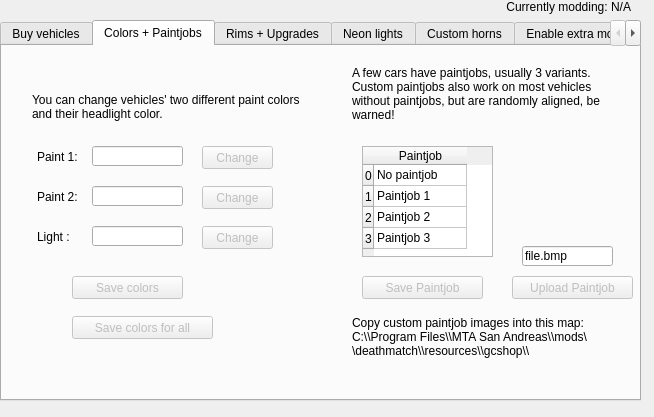
<?xml version="1.0" encoding="UTF-8"?>
<ui version="4.0">
 <class>modshopWidget</class>
 <widget class="QWidget" name="modshopWidget">
  <property name="geometry">
   <rect>
    <x>0</x>
    <y>0</y>
    <width>654</width>
    <height>417</height>
   </rect>
  </property>
  <property name="windowTitle">
   <string>Form</string>
  </property>
  <widget class="QTabWidget" name="modshopTabs">
   <property name="geometry">
    <rect>
     <x>0</x>
     <y>20</y>
     <width>641</width>
     <height>381</height>
    </rect>
   </property>
   <property name="tabPosition">
    <enum>QTabWidget::North</enum>
   </property>
   <property name="currentIndex">
    <number>1</number>
   </property>
   <widget class="QWidget" name="tabBuyVehicle">
    <attribute name="title">
     <string>Buy vehicles</string>
    </attribute>
    <widget class="QTableWidget" name="carsTable">
     <property name="geometry">
      <rect>
       <x>20</x>
       <y>24</y>
       <width>321</width>
       <height>311</height>
      </rect>
     </property>
     <property name="verticalScrollBarPolicy">
      <enum>Qt::ScrollBarAlwaysOn</enum>
     </property>
     <property name="sortingEnabled">
      <bool>false</bool>
     </property>
     <property name="columnCount">
      <number>2</number>
     </property>
     <column>
      <property name="text">
       <string>Vehicle</string>
      </property>
     </column>
     <column>
      <property name="text">
       <string>ID</string>
      </property>
     </column>
    </widget>
    <widget class="QPushButton" name="buyVehicleButton">
     <property name="enabled">
      <bool>false</bool>
     </property>
     <property name="geometry">
      <rect>
       <x>380</x>
       <y>60</y>
       <width>75</width>
       <height>23</height>
      </rect>
     </property>
     <property name="text">
      <string>Buy vehicle</string>
     </property>
    </widget>
    <widget class="QLabel" name="labelPrice">
     <property name="geometry">
      <rect>
       <x>380</x>
       <y>30</y>
       <width>141</width>
       <height>16</height>
      </rect>
     </property>
     <property name="text">
      <string>Current price : 550 GC</string>
     </property>
    </widget>
    <widget class="QCheckBox" name="checkBox">
     <property name="enabled">
      <bool>false</bool>
     </property>
     <property name="geometry">
      <rect>
       <x>430</x>
       <y>240</y>
       <width>111</width>
       <height>17</height>
      </rect>
     </property>
     <property name="text">
      <string>Headlight colors</string>
     </property>
    </widget>
    <widget class="QLabel" name="labelUpgradeOptions">
     <property name="enabled">
      <bool>false</bool>
     </property>
     <property name="geometry">
      <rect>
       <x>390</x>
       <y>190</y>
       <width>121</width>
       <height>16</height>
      </rect>
     </property>
     <property name="text">
      <string>Available upgrades:</string>
     </property>
    </widget>
    <widget class="QCheckBox" name="checkBox_2">
     <property name="enabled">
      <bool>false</bool>
     </property>
     <property name="geometry">
      <rect>
       <x>430</x>
       <y>260</y>
       <width>111</width>
       <height>17</height>
      </rect>
     </property>
     <property name="text">
      <string>Customized rims</string>
     </property>
    </widget>
    <widget class="QCheckBox" name="checkBox_3">
     <property name="enabled">
      <bool>false</bool>
     </property>
     <property name="geometry">
      <rect>
       <x>430</x>
       <y>280</y>
       <width>111</width>
       <height>17</height>
      </rect>
     </property>
     <property name="text">
      <string>Body mods</string>
     </property>
    </widget>
    <widget class="QCheckBox" name="checkBox_4">
     <property name="enabled">
      <bool>false</bool>
     </property>
     <property name="geometry">
      <rect>
       <x>430</x>
       <y>220</y>
       <width>111</width>
       <height>17</height>
      </rect>
     </property>
     <property name="text">
      <string>Vehicle colors: 1</string>
     </property>
    </widget>
    <widget class="QCheckBox" name="checkBox_5">
     <property name="enabled">
      <bool>false</bool>
     </property>
     <property name="geometry">
      <rect>
       <x>430</x>
       <y>300</y>
       <width>111</width>
       <height>17</height>
      </rect>
     </property>
     <property name="text">
      <string>Paintjobs: 3</string>
     </property>
    </widget>
    <widget class="QPushButton" name="upgradeVehicleButton">
     <property name="enabled">
      <bool>false</bool>
     </property>
     <property name="geometry">
      <rect>
       <x>380</x>
       <y>100</y>
       <width>131</width>
       <height>23</height>
      </rect>
     </property>
     <property name="text">
      <string>Upgrade this vehicle</string>
     </property>
    </widget>
    <widget class="QPushButton" name="viewVehicleButton">
     <property name="enabled">
      <bool>false</bool>
     </property>
     <property name="geometry">
      <rect>
       <x>380</x>
       <y>140</y>
       <width>131</width>
       <height>23</height>
      </rect>
     </property>
     <property name="text">
      <string>View current vehicle</string>
     </property>
    </widget>
   </widget>
   <widget class="QWidget" name="tabVehicleColors">
    <attribute name="title">
     <string>Colors + Paintjobs</string>
    </attribute>
    <widget class="QLabel" name="lblCol1">
     <property name="geometry">
      <rect>
       <x>35</x>
       <y>100</y>
       <width>51</width>
       <height>21</height>
      </rect>
     </property>
     <property name="text">
      <string>Paint 1:</string>
     </property>
    </widget>
    <widget class="QLineEdit" name="editCol1">
     <property name="enabled">
      <bool>true</bool>
     </property>
     <property name="geometry">
      <rect>
       <x>90</x>
       <y>100</y>
       <width>91</width>
       <height>20</height>
      </rect>
     </property>
     <property name="maxLength">
      <number>11</number>
     </property>
    </widget>
    <widget class="QLineEdit" name="editCol2">
     <property name="enabled">
      <bool>true</bool>
     </property>
     <property name="geometry">
      <rect>
       <x>90</x>
       <y>140</y>
       <width>91</width>
       <height>20</height>
      </rect>
     </property>
     <property name="maxLength">
      <number>11</number>
     </property>
    </widget>
    <widget class="QLabel" name="lblCol2">
     <property name="geometry">
      <rect>
       <x>35</x>
       <y>140</y>
       <width>51</width>
       <height>21</height>
      </rect>
     </property>
     <property name="text">
      <string>Paint 2:</string>
     </property>
    </widget>
    <widget class="QLabel" name="lblVehColText">
     <property name="geometry">
      <rect>
       <x>30</x>
       <y>30</y>
       <width>271</width>
       <height>61</height>
      </rect>
     </property>
     <property name="text">
      <string>You can change vehicles' two different paint colors and their headlight color.</string>
     </property>
     <property name="wordWrap">
      <bool>true</bool>
     </property>
    </widget>
    <widget class="QPushButton" name="btnApplyColor">
     <property name="enabled">
      <bool>false</bool>
     </property>
     <property name="geometry">
      <rect>
       <x>70</x>
       <y>230</y>
       <width>111</width>
       <height>23</height>
      </rect>
     </property>
     <property name="text">
      <string>Save colors</string>
     </property>
    </widget>
    <widget class="QLabel" name="lblPaintjobText">
     <property name="geometry">
      <rect>
       <x>350</x>
       <y>20</y>
       <width>271</width>
       <height>61</height>
      </rect>
     </property>
     <property name="text">
      <string>A few cars have paintjobs, usually 3 variants.
Custom paintjobs also work on most vehicles without paintjobs, but are randomly aligned, be warned!</string>
     </property>
     <property name="alignment">
      <set>Qt::AlignLeading|Qt::AlignLeft|Qt::AlignTop</set>
     </property>
     <property name="wordWrap">
      <bool>true</bool>
     </property>
    </widget>
    <widget class="QLabel" name="lblPaintjobNote">
     <property name="geometry">
      <rect>
       <x>350</x>
       <y>270</y>
       <width>271</width>
       <height>91</height>
      </rect>
     </property>
     <property name="text">
      <string>Copy custom paintjob images into this map:
C:\\Program Files\\MTA San Andreas\\mods\\deathmatch\\resources\\gcshop\\</string>
     </property>
     <property name="alignment">
      <set>Qt::AlignLeading|Qt::AlignLeft|Qt::AlignTop</set>
     </property>
     <property name="wordWrap">
      <bool>true</bool>
     </property>
    </widget>
    <widget class="QTableWidget" name="tabelPaintjob">
     <property name="geometry">
      <rect>
       <x>360</x>
       <y>100</y>
       <width>131</width>
       <height>111</height>
      </rect>
     </property>
     <property name="lineWidth">
      <number>1</number>
     </property>
     <attribute name="horizontalHeaderDefaultSectionSize">
      <number>93</number>
     </attribute>
     <attribute name="verticalHeaderDefaultSectionSize">
      <number>21</number>
     </attribute>
     <attribute name="verticalHeaderDefaultSectionSize">
      <number>21</number>
     </attribute>
     <attribute name="horizontalHeaderDefaultSectionSize">
      <number>93</number>
     </attribute>
     <row>
      <property name="text">
       <string>0</string>
      </property>
     </row>
     <row>
      <property name="text">
       <string>1</string>
      </property>
     </row>
     <row>
      <property name="text">
       <string>2</string>
      </property>
     </row>
     <row>
      <property name="text">
       <string>3</string>
      </property>
     </row>
     <column>
      <property name="text">
       <string>Paintjob</string>
      </property>
     </column>
     <item row="0" column="0">
      <property name="text">
       <string>No paintjob</string>
      </property>
     </item>
     <item row="1" column="0">
      <property name="text">
       <string>Paintjob 1</string>
      </property>
     </item>
     <item row="2" column="0">
      <property name="text">
       <string>Paintjob 2</string>
      </property>
     </item>
     <item row="3" column="0">
      <property name="text">
       <string>Paintjob 3</string>
      </property>
     </item>
    </widget>
    <widget class="QPushButton" name="btnApplyPaintjob">
     <property name="enabled">
      <bool>false</bool>
     </property>
     <property name="geometry">
      <rect>
       <x>360</x>
       <y>230</y>
       <width>121</width>
       <height>23</height>
      </rect>
     </property>
     <property name="text">
      <string>Save Paintjob</string>
     </property>
    </widget>
    <widget class="QLabel" name="lblLight">
     <property name="geometry">
      <rect>
       <x>35</x>
       <y>180</y>
       <width>51</width>
       <height>21</height>
      </rect>
     </property>
     <property name="text">
      <string>Light :</string>
     </property>
    </widget>
    <widget class="QLineEdit" name="editLight">
     <property name="enabled">
      <bool>true</bool>
     </property>
     <property name="geometry">
      <rect>
       <x>90</x>
       <y>180</y>
       <width>91</width>
       <height>20</height>
      </rect>
     </property>
     <property name="maxLength">
      <number>11</number>
     </property>
    </widget>
    <widget class="QPushButton" name="btnCol1">
     <property name="enabled">
      <bool>false</bool>
     </property>
     <property name="geometry">
      <rect>
       <x>200</x>
       <y>100</y>
       <width>71</width>
       <height>23</height>
      </rect>
     </property>
     <property name="text">
      <string>Change</string>
     </property>
    </widget>
    <widget class="QPushButton" name="btnCol2">
     <property name="enabled">
      <bool>false</bool>
     </property>
     <property name="geometry">
      <rect>
       <x>200</x>
       <y>140</y>
       <width>71</width>
       <height>23</height>
      </rect>
     </property>
     <property name="text">
      <string>Change</string>
     </property>
    </widget>
    <widget class="QPushButton" name="btnLight">
     <property name="enabled">
      <bool>false</bool>
     </property>
     <property name="geometry">
      <rect>
       <x>200</x>
       <y>180</y>
       <width>71</width>
       <height>23</height>
      </rect>
     </property>
     <property name="text">
      <string>Change</string>
     </property>
    </widget>
    <widget class="QPushButton" name="btnApplyColor_2">
     <property name="enabled">
      <bool>false</bool>
     </property>
     <property name="geometry">
      <rect>
       <x>70</x>
       <y>270</y>
       <width>141</width>
       <height>23</height>
      </rect>
     </property>
     <property name="text">
      <string>Save colors for all</string>
     </property>
    </widget>
    <widget class="QPushButton" name="btnUploadPaintjob">
     <property name="enabled">
      <bool>false</bool>
     </property>
     <property name="geometry">
      <rect>
       <x>510</x>
       <y>230</y>
       <width>121</width>
       <height>23</height>
      </rect>
     </property>
     <property name="text">
      <string>Upload Paintjob</string>
     </property>
    </widget>
    <widget class="QLineEdit" name="editFilename">
     <property name="enabled">
      <bool>true</bool>
     </property>
     <property name="geometry">
      <rect>
       <x>520</x>
       <y>200</y>
       <width>91</width>
       <height>20</height>
      </rect>
     </property>
     <property name="text">
      <string>file.bmp</string>
     </property>
    </widget>
   </widget>
   <widget class="QWidget" name="tabUpgrades">
    <attribute name="title">
     <string>Rims + Upgrades</string>
    </attribute>
    <widget class="QPushButton" name="addUpgradeButton">
     <property name="enabled">
      <bool>false</bool>
     </property>
     <property name="geometry">
      <rect>
       <x>400</x>
       <y>120</y>
       <width>111</width>
       <height>23</height>
      </rect>
     </property>
     <property name="text">
      <string>Add upgrade</string>
     </property>
    </widget>
    <widget class="QTableWidget" name="upgradeTable">
     <property name="geometry">
      <rect>
       <x>20</x>
       <y>24</y>
       <width>321</width>
       <height>311</height>
      </rect>
     </property>
     <property name="sortingEnabled">
      <bool>false</bool>
     </property>
     <property name="rowCount">
      <number>0</number>
     </property>
     <property name="columnCount">
      <number>2</number>
     </property>
     <attribute name="horizontalHeaderVisible">
      <bool>false</bool>
     </attribute>
     <attribute name="verticalHeaderVisible">
      <bool>false</bool>
     </attribute>
     <attribute name="verticalHeaderVisible">
      <bool>false</bool>
     </attribute>
     <attribute name="horizontalHeaderVisible">
      <bool>false</bool>
     </attribute>
     <column>
      <property name="text">
       <string>Upgrade name</string>
      </property>
     </column>
     <column>
      <property name="text">
       <string>Upgrade ID</string>
      </property>
     </column>
    </widget>
    <widget class="QPushButton" name="delUpgradeButton">
     <property name="enabled">
      <bool>false</bool>
     </property>
     <property name="geometry">
      <rect>
       <x>400</x>
       <y>150</y>
       <width>111</width>
       <height>23</height>
      </rect>
     </property>
     <property name="text">
      <string>Remove upgrade</string>
     </property>
    </widget>
   </widget>
   <widget class="QWidget" name="tabNeonlights">
    <attribute name="title">
     <string>Neon lights</string>
    </attribute>
    <widget class="QPushButton" name="btnNeonGreen">
     <property name="enabled">
      <bool>false</bool>
     </property>
     <property name="geometry">
      <rect>
       <x>90</x>
       <y>170</y>
       <width>75</width>
       <height>23</height>
      </rect>
     </property>
     <property name="text">
      <string>Green</string>
     </property>
    </widget>
    <widget class="QPushButton" name="btnNeonOrange">
     <property name="enabled">
      <bool>false</bool>
     </property>
     <property name="geometry">
      <rect>
       <x>260</x>
       <y>170</y>
       <width>75</width>
       <height>23</height>
      </rect>
     </property>
     <property name="text">
      <string>Orange</string>
     </property>
    </widget>
    <widget class="QPushButton" name="btnNeonRed">
     <property name="enabled">
      <bool>false</bool>
     </property>
     <property name="geometry">
      <rect>
       <x>430</x>
       <y>170</y>
       <width>75</width>
       <height>23</height>
      </rect>
     </property>
     <property name="text">
      <string>Red</string>
     </property>
    </widget>
    <widget class="QPushButton" name="btnNeonYellow">
     <property name="enabled">
      <bool>false</bool>
     </property>
     <property name="geometry">
      <rect>
       <x>90</x>
       <y>230</y>
       <width>75</width>
       <height>23</height>
      </rect>
     </property>
     <property name="text">
      <string>Yellow</string>
     </property>
    </widget>
    <widget class="QPushButton" name="btnNeonAqua">
     <property name="enabled">
      <bool>false</bool>
     </property>
     <property name="geometry">
      <rect>
       <x>260</x>
       <y>230</y>
       <width>75</width>
       <height>23</height>
      </rect>
     </property>
     <property name="text">
      <string>Aqua</string>
     </property>
    </widget>
    <widget class="QPushButton" name="btnNeonRemove">
     <property name="enabled">
      <bool>false</bool>
     </property>
     <property name="geometry">
      <rect>
       <x>244</x>
       <y>300</y>
       <width>111</width>
       <height>23</height>
      </rect>
     </property>
     <property name="text">
      <string>Remove neon</string>
     </property>
    </widget>
    <widget class="QLabel" name="label">
     <property name="geometry">
      <rect>
       <x>50</x>
       <y>30</y>
       <width>491</width>
       <height>91</height>
      </rect>
     </property>
     <property name="text">
      <string>Click on the buttons with the corresponding colors you want for the neon lights. Click on the remove button to remove the neon lights.

If the buttons are not clickable, then it means you can not add neon to this vehicle.</string>
     </property>
     <property name="alignment">
      <set>Qt::AlignLeading|Qt::AlignLeft|Qt::AlignTop</set>
     </property>
     <property name="wordWrap">
      <bool>true</bool>
     </property>
    </widget>
   </widget>
   <widget class="QWidget" name="tabCustomHorns">
    <attribute name="title">
     <string>Custom horns</string>
    </attribute>
   </widget>
   <widget class="QWidget" name="tabBuyExtras">
    <attribute name="title">
     <string>Enable extra mods!</string>
    </attribute>
    <widget class="QPushButton" name="btnEnableExtras">
     <property name="geometry">
      <rect>
       <x>90</x>
       <y>70</y>
       <width>431</width>
       <height>201</height>
      </rect>
     </property>
     <property name="text">
      <string>Enable the extra mods for some new features in the modshop.

- Custom horns
- Neon lights


Price: &lt;extras_price&gt;</string>
     </property>
    </widget>
   </widget>
  </widget>
  <widget class="QLabel" name="labelCurrentVehicle">
   <property name="geometry">
    <rect>
     <x>320</x>
     <y>0</y>
     <width>311</width>
     <height>20</height>
    </rect>
   </property>
   <property name="text">
    <string>Currently modding: N/A</string>
   </property>
   <property name="alignment">
    <set>Qt::AlignRight|Qt::AlignTop|Qt::AlignTrailing</set>
   </property>
   <property name="wordWrap">
    <bool>true</bool>
   </property>
  </widget>
 </widget>
 <resources/>
 <connections/>
</ui>
